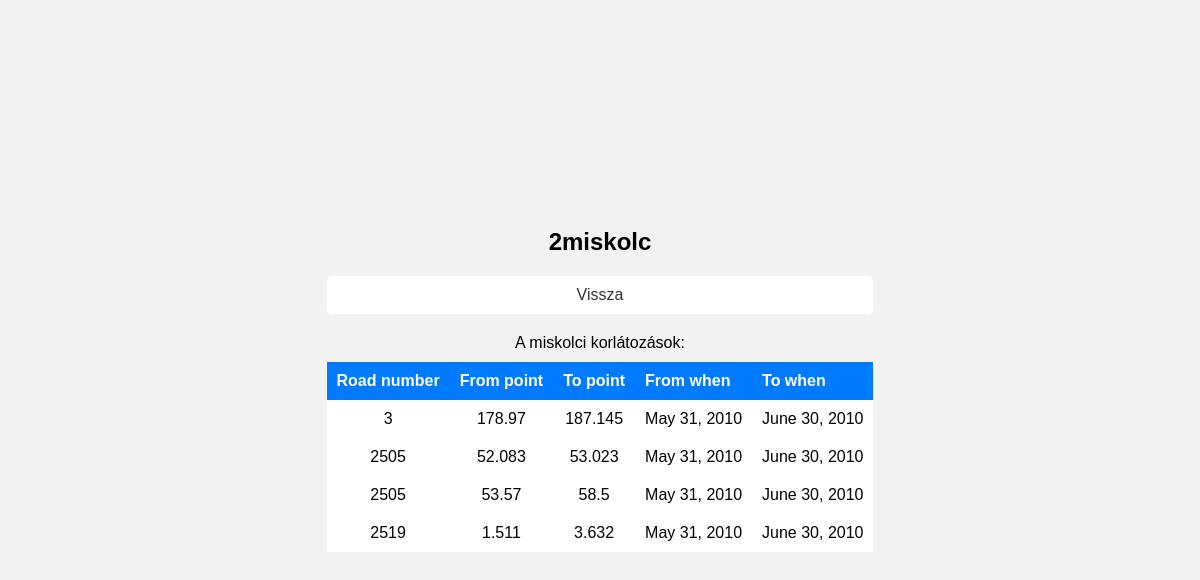
Page /2012/majus/idegen/feladat/2miskolc on the committed database.
### app_2012_majus_idegen/models.py (models this page shows, shortened)
class Restriction(models.Model):
    roadnumber = models.IntegerField()
    frompoint = models.FloatField()
    topoint = models.FloatField()
    settlement = models.CharField(max_length=50)
    fromwhen = models.DateField()
    towhen = models.DateField()
    naming = models.ForeignKey(Naming, on_delete=models.CASCADE)
    extent = models.ForeignKey(Extent, on_delete=models.CASCADE)
    speed = models.IntegerField(default=None, null=True)
    class Meta:
        verbose_name = "restriction"
        verbose_name_plural = "restrictions"

### app_2012_majus_idegen/views.py (the view)
# urls.py: path("feladat/2miskolc", views._2miskolc),
def _2miskolc(request: HttpRequest):
    context = {
        "restrictions": Restriction.objects.filter(settlement="Miskolc")
    }
    return render(request, "feladat/2miskolc.html", context)

### app_2012_majus_idegen/templates/feladat/2miskolc.html (shortened to what this page needs)
{% load static %}
<!DOCTYPE html>
<html lang="hu">
  <head>
    <link rel="stylesheet" href="{% static 'styles/feladat.css' %}">
  </head>
  <body>
    <main>
      <h1>2miskolc</h1>
      <a href="..">Vissza</a>
      <p>A miskolci korlátozások:</p>
      <table>
        <thead>
            <tr>
                <th>Road number</th>
                <th>From point</th>
                <th>To point</th>
                <th>From when</th>
                <th>To when</th>
        </thead>
        <tbody>
            {% for restriction in restrictions %}
                <tr>
                    <td>{{ restriction.roadnumber }}</td>
                    <td>{{ restriction.frompoint }}</td>
                    <td>{{ restriction.topoint }}</td>
                    <td>{{ restriction.fromwhen }}</td>
                    <td>{{ restriction.towhen }}</td>
                </tr>
            {% endfor %}
        </tbody>
      </table>
    </main>
  </body>
</html>

### app_2012_majus_idegen/static/styles/feladat.css (style rules this page uses)
* { margin: 0; padding: 0; }
body { background-color: #f2f2f2; display: flex; justify-content: center; align-items: center; min-height: 100vh; font-family: Arial, sans-serif; }
main { text-align: center; }
h1 { font-size: 24px; margin-bottom: 20px; }
a { display: block; text-decoration: none; background-color: #fff; padding: 10px; border-radius: 5px; color: #333; transition: background-color 0.3s ease; margin-bottom: 10px; }
table { width: 100%; border-collapse: collapse; margin-bottom: 20px; }
th { background-color: #007bff; color: #fff; padding: 10px; text-align: left; }
td { background-color: #fff; padding: 10px; }
tr:nth-child(even) { background-color: #f2f2f2; }
p { margin-top: 20px; margin-bottom: 10px; }

### rows in the picture
Restriction: roadnumber "3", frompoint "178.97", topoint "187.145", fromwhen "May 31, 2010", towhen "June 30, 2010"
Restriction: roadnumber "2505", frompoint "52.083", topoint "53.023", fromwhen "May 31, 2010", towhen "June 30, 2010"
Restriction: roadnumber "2505", frompoint "53.57", topoint "58.5", fromwhen "May 31, 2010", towhen "June 30, 2010"
Restriction: roadnumber "2519", frompoint "1.511", topoint "3.632", fromwhen "May 31, 2010", towhen "June 30, 2010"
